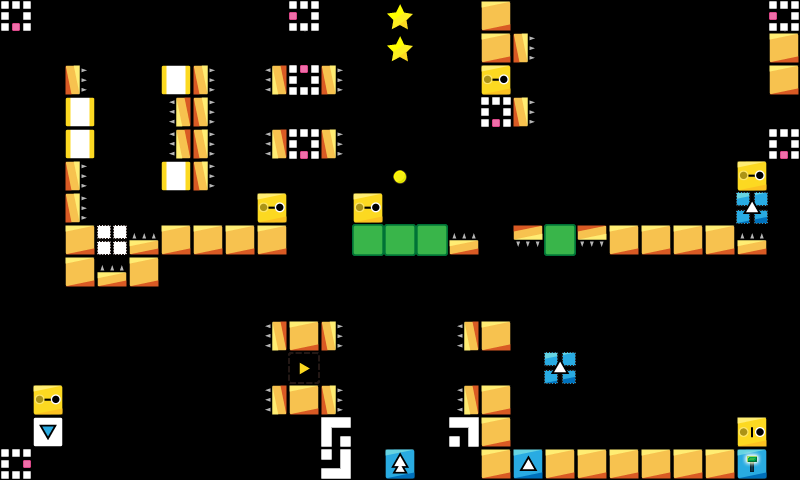

Below is a game level as drawn by its tile map, then a one-line description and the .tmx that defines it (tile-layer data replaced by summaries):
An orthogonal 25x15 tile map with 32x32 px tiles, 1 tile layer (map) and 10 objects (10x Asteroid).

<map version="1.0" orientation="orthogonal" renderorder="right-down" width="25" height="15" tilewidth="32" tileheight="32" nextobjectid="18">
 <properties>
  <property name="ad" value="false" />
 </properties>
 <tileset firstgid="1" name="map_tiles" tilewidth="32" tileheight="32">
  <image source="../../img/map_tiles.png" width="480" height="480" />
 </tileset>
 <layer name="map" width="25" height="15">
  <data>[375 cells, 90 non-empty, 22 distinct tile ids]</data>
 </layer>
 <objectgroup name="Object Layer 1">
  <object id="7" name="Asteroid" x="576" y="256" width="32" height="32">
   <properties>
    <property name="waittime" value="0.25" />
   </properties>
  </object>
  <object id="8" name="Asteroid" x="608" y="256" width="32" height="32">
   <properties>
    <property name="waittime" value="0.5" />
   </properties>
  </object>
  <object id="10" name="Asteroid" x="640" y="256" width="32" height="32">
   <properties>
    <property name="waittime" value="0.75" />
   </properties>
  </object>
  <object id="11" name="Asteroid" x="672" y="256" width="32" height="32">
   <properties>
    <property name="waittime" value="1" />
   </properties>
  </object>
  <object id="12" name="Asteroid" x="704" y="256" width="32" height="32">
   <properties>
    <property name="waittime" value="1.25" />
   </properties>
  </object>
  <object id="13" name="Asteroid" x="672" y="96" width="32" height="32">
   <properties>
    <property name="waittime" value="1" />
   </properties>
  </object>
  <object id="14" name="Asteroid" x="640" y="96" width="32" height="32">
   <properties>
    <property name="waittime" value="0.75" />
   </properties>
  </object>
  <object id="15" name="Asteroid" x="576" y="96" width="32" height="32">
   <properties>
    <property name="waittime" value="0.25" />
   </properties>
  </object>
  <object id="16" name="Asteroid" x="704" y="96" width="32" height="32">
   <properties>
    <property name="waittime" value="1.25" />
   </properties>
  </object>
  <object id="17" name="Asteroid" x="608" y="96" width="32" height="32">
   <properties>
    <property name="waittime" value="0.5" />
   </properties>
  </object>
 </objectgroup>
</map>
